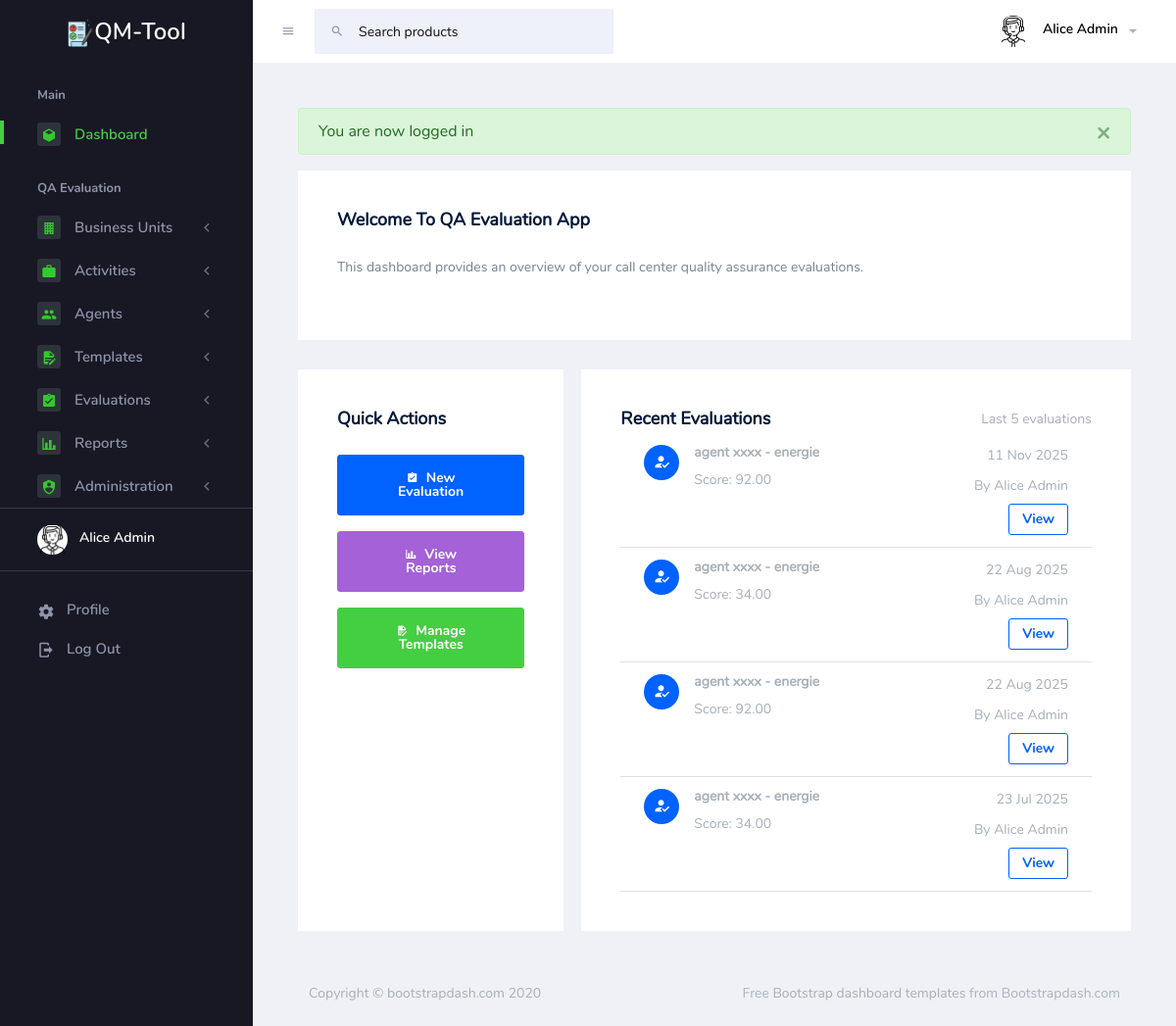
The page /home/index (signed in) on the database its author committed.
### tables this page shows
CREATE TABLE `evaluations` (
  `id` int(11) NOT NULL,
  `agent_id` int(11) NOT NULL,
  `template_id` int(11) DEFAULT NULL,
  `evaluator_id` int(11) DEFAULT NULL,
  `activity_id` int(11) DEFAULT NULL,
  `evaluation_date` datetime NOT NULL DEFAULT current_timestamp(),
  `score_total` decimal(5,2) DEFAULT NULL,
  `comments` text DEFAULT NULL,
  `created_at` timestamp NOT NULL DEFAULT current_timestamp()
);

CREATE TABLE `agents` (
  `id` int(11) NOT NULL,
  `name` varchar(100) NOT NULL,
  `email` varchar(100) DEFAULT NULL,
  `activity_id` int(11) NOT NULL
);

CREATE TABLE `activities` (
  `id` int(11) NOT NULL,
  `name` varchar(100) NOT NULL,
  `business_unit_id` int(11) NOT NULL,
  `description` text DEFAULT NULL
);

CREATE TABLE `users` (
  `id` int(11) NOT NULL,
  `name` varchar(100) NOT NULL,
  `email` varchar(100) NOT NULL,
  `password` varchar(255) NOT NULL,
  `role` enum('admin','manager') NOT NULL,
  `created_at` timestamp NOT NULL DEFAULT current_timestamp()
);

### app/Controllers/HomeController.php (called while the page is built, shortened)
<?php
class HomeController extends Controller {
    public function index() {
        $data = [
            'title' => 'Dashboard',
            'user' => current_user()
        ];
        $this->view('home/index', $data);
    }
}

### app/Core/App.php (called while the page is built, shortened)
<?php
 require_once dirname(__DIR__) . '/Config/config.php';
class App {
    protected $method = 'index';
    public function __construct() {
        global $routes;
        $url = $this->parseUrl();
        if (empty($url[0])) {
            $this->controller = $routes['default_controller'];
        } else {
            $parts = explode('_', $url[0]);
            $parts = array_map('ucfirst', $parts);
            $controllerName = implode('', $parts);
            if (file_exists(dirname(__DIR__) . '/Controllers/' . $controllerName . 'Controller.php')) {
                unset($url[0]);
            } else {
                $this->controller = $routes['error_controller'];
                $this->method = 'notFound';
            }
        }
        $this->controller = new $controllerName;
        if (isset($url[1])) {
            if (method_exists($this->controller, $url[1])) {
                $this->method = $url[1];
                unset($url[1]);
            } else {
                $this->method = 'notFound';
            }
        } else {
            $this->method = $routes['default_method'];
        }
        $this->params = $url ? array_values($url) : [];
        call_user_func_array([$this->controller, $this->method], $this->params);
    }
    protected function parseUrl() {
        if (isset($_GET['url'])) {
            return explode('/', filter_var(rtrim($_GET['url'], '/'), FILTER_SANITIZE_URL));
        }
        return [];
    }
}

### index.php (called while the page is built, shortened)
<?php
require_once 'app/Config/config.php';
require_once 'app/Helpers/functions.php';
$app = new App();

### app/Config/config.php (called while the page is built, shortened)
<?php
$config = [
    'site_title' => 'QA Evaluation App',
    'site_description' => 'Call Center QA Evaluation System',
    'base_url' => '',
    'debug_mode' => true,
];
$config['groq_api_key'] = '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';
$config['groq_api_timeout'] = 1800;
$config['groq_api_connect_timeout'] = 120;
$config['groq_api_retry_delay'] = 1000;
$config['groq_api_max_retries'] = 3;
$config['audio_upload_max_size'] = 20 * 1024 * 1024;
$config['audio_allowed_types'] = ['audio/mp3', 'audio/mpeg', 'audio/wav', 'audio/x-wav', 'audio/x-m4a', 'audio/m4a'];
$config['available_transcription_models'] = [
    'whisper-large-v3' => [
        'name' => 'Whisper Large v3',
        'description' => 'High-quality transcription model',
        'max_file_size' => '25 MB'
    ],
    'whisper-large-v3-turbo' => [
        'name' => 'Whisper Large v3 Turbo',
        'description' => 'Faster transcription with good quality',
        'max_file_size' => '25 MB'
    ],
    'distil-whisper-large-v3-en' => [
        'name' => 'Distil Whisper Large v3 (English)',
        'description' => 'Optimized for English transcription',
        'max_file_size' => '25 MB'
    ]
];
$config['transcription_model'] = 'whisper-large-v3';
$config['transcription_temperature'] = 0;
$config['evaluation_model'] = 'llama-3.1-8b-instant';
$config['evaluation_temperature'] = 0.3;
$config['audio_upload_dir'] = 'uploads/audio/';
$config['transcript_output_dir'] = 'uploads/transcripts/';
$db_config = [
    'host' => 'mysql',
    'username' => 'eval_user',
    'password' => 'eval_password',
    'database' => 'eval_db',
    'charset' => 'utf8mb4',
    'port' => 3306,
];

### app/Helpers/functions.php (called while the page is built, shortened)
<?php
function base_url($path = '') {
    global $config;
    return $config['base_url'] . '/' . ltrim($path, '/');
}
function e($string) {
    return htmlspecialchars($string, ENT_QUOTES, 'UTF-8');
}
function current_user() {
    return isset($_SESSION['user']) ? $_SESSION['user'] : null;
}

### app/Core/Database.php (called while the page is built, shortened)
<?php
class Database {
    private $pdo;
    private $stmt;
    public function __construct() {
        global $db_config;
        $this->host = $db_config['host'];
        $this->username = $db_config['username'];
        $this->password = $db_config['password'];
        $this->database = $db_config['database'];
        $this->charset = $db_config['charset'];
        $this->port = $db_config['port'];
        $dsn = "mysql:host={$this->host};dbname={$this->database};charset={$this->charset};port={$this->port}";
        $options = [
            PDO::ATTR_PERSISTENT => true,
            PDO::ATTR_ERRMODE => PDO::ERRMODE_EXCEPTION,
            PDO::ATTR_DEFAULT_FETCH_MODE => PDO::FETCH_ASSOC,
            PDO::ATTR_EMULATE_PREPARES => false,
        ];
        try {
            $this->pdo = new PDO($dsn, $this->username, $this->password, $options);
        } catch (PDOException $e) {
            die('Database connection failed: ' . $e->getMessage());
        }
    }
    public function query($sql) {
        $this->stmt = $this->pdo->prepare($sql);
    }
    public function execute() {
        return $this->stmt->execute();
    }
    public function resultSet() {
        $this->execute();
        return $this->stmt->fetchAll();
    }
}

### app/Views/home/index.php (the view, shortened to what this page needs)
<div class="row">
    <div class="col-12 grid-margin stretch-card">
        <div class="card">
            <div class="card-body">
                <h4 class="card-title">Welcome to QA Evaluation App</h4>
                <p class="card-description">
                    This dashboard provides an overview of your call center quality assurance evaluations.
                </p>
            </div>
        </div>
    </div>
</div>
<div class="row">
    <div class="col-md-4 grid-margin stretch-card">
        <div class="card">
            <div class="card-body">
                <h4 class="card-title">Quick Actions</h4>
                <div class="mt-4">
                    <a href="<?= base_url('evaluation/create'); ?>" class="btn btn-primary btn-lg btn-block">
                        <i class="mdi mdi-clipboard-check mr-2"></i>New Evaluation
                    </a>
                </div>
                <div class="mt-3">
                    <a href="<?= base_url('report'); ?>" class="btn btn-info btn-lg btn-block">
                        <i class="mdi mdi-chart-bar mr-2"></i>View Reports
                    </a>
                </div>
                <?php if (current_user()['role'] === 'admin'): ?>
                <div class="mt-3">
                    <a href="<?= base_url('evaluation_template'); ?>" class="btn btn-success btn-lg btn-block">
                        <i class="mdi mdi-file-document-edit mr-2"></i>Manage Templates
                    </a>
                </div>
                <?php endif; ?>
            </div>
        </div>
    </div>
    <div class="col-md-8 grid-margin stretch-card">
        <div class="card">
            <div class="card-body">
                <div class="d-flex flex-row justify-content-between">
                    <h4 class="card-title mb-1">Recent Evaluations</h4>
                    <p class="text-muted mb-1">Last 5 evaluations</p>
                </div>
                <div class="row">
                    <div class="col-12">
                        <div class="preview-list">
                            <?php
                            $evaluations = [];
                            require_once dirname(dirname(__DIR__)) . '/Core/Database.php';
                            $db = new Database();
                            if (current_user()['role'] === 'admin') {
                                $query = "SELECT e.*, a.name as agent_name, u.name as evaluator_name, act.name as activity_name
                                          FROM evaluations e
                                          JOIN agents a ON e.agent_id = a.id
                                          JOIN users u ON e.evaluator_id = u.id
                                          JOIN activities act ON e.activity_id = act.id
                                          ORDER BY e.created_at DESC LIMIT 5";
                                $db->query($query);
                                $evaluations = $db->resultSet();
                            }
                            if (empty($evaluations)):
                            ?>
                            <div class="preview-item border-bottom">
                                <div class="preview-item-content d-sm-flex flex-grow">
                                    <div class="flex-grow text-center">
                                        <p class="text-muted mb-0">No evaluations found. Start by creating a new evaluation.</p>
                                    </div>
                                </div>
                            </div>
                            <?php else: ?>
                                <?php foreach ($evaluations as $evaluation): ?>
                                <div class="preview-item border-bottom">
                                    <div class="preview-thumbnail">
                                        <div class="preview-icon bg-primary">
                                            <i class="mdi mdi-account-check"></i>
                                        </div>
                                    </div>
                                    <div class="preview-item-content d-sm-flex flex-grow">
                                        <div class="flex-grow">
                                            <h6 class="preview-subject"><?= e($evaluation['agent_name']); ?> - <?= e($evaluation['activity_name']); ?></h6>
                                            <p class="text-muted mb-0">Score: <?= number_format($evaluation['score_total'], 2); ?></p>
                                        </div>
                                        <div class="mr-auto text-sm-right pt-2 pt-sm-0">
                                            <p class="text-muted"><?= date('d M Y', strtotime($evaluation['evaluation_date'])); ?></p>
                                            <p class="text-muted mb-0">By <?= e($evaluation['evaluator_name']); ?></p>
                                            <a href="<?= base_url('evaluation/viewEvaluation/' . $evaluation['id']); ?>" class="btn btn-sm btn-outline-primary mt-2">View</a>
                                        </div>
                                    </div>
                                </div>
                                <?php endforeach; ?>
                            <?php endif; ?>
                        </div>
                    </div>
                </div>
            </div>
        </div>
    </div>
</div>

### rows shown on the page
evaluations: agent.name "agent xxxx", activity.name "energie", score_total "92.00", evaluation_date "11 Nov 2025", evaluator.name "Alice Admin"
evaluations: agent.name "agent xxxx", activity.name "energie", score_total "34.00", evaluation_date "22 Aug 2025", evaluator.name "Alice Admin"
evaluations: agent.name "agent xxxx", activity.name "energie", score_total "92.00", evaluation_date "22 Aug 2025", evaluator.name "Alice Admin"
evaluations: agent.name "agent xxxx", activity.name "energie", score_total "34.00", evaluation_date "23 Jul 2025", evaluator.name "Alice Admin"

### other values the page prints
current_user()['name'] "Alice Admin"
$flash['message'] "You are now logged in"
